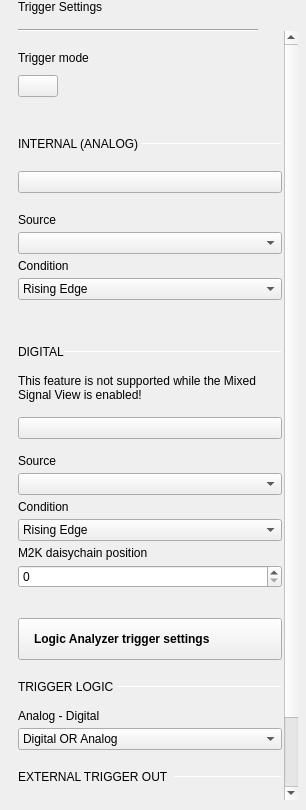
<?xml version="1.0" encoding="UTF-8"?>
<ui version="4.0">
 <class>TriggerSettings</class>
 <widget class="QWidget" name="TriggerSettings">
  <property name="geometry">
   <rect>
    <x>0</x>
    <y>0</y>
    <width>306</width>
    <height>810</height>
   </rect>
  </property>
  <property name="sizePolicy">
   <sizepolicy hsizetype="Minimum" vsizetype="Fixed">
    <horstretch>0</horstretch>
    <verstretch>0</verstretch>
   </sizepolicy>
  </property>
  <property name="minimumSize">
   <size>
    <width>0</width>
    <height>0</height>
   </size>
  </property>
  <property name="maximumSize">
   <size>
    <width>306</width>
    <height>16777215</height>
   </size>
  </property>
  <property name="windowTitle">
   <string>Form</string>
  </property>
  <layout class="QVBoxLayout" name="verticalLayout">
   <property name="spacing">
    <number>0</number>
   </property>
   <property name="leftMargin">
    <number>18</number>
   </property>
   <property name="topMargin">
    <number>0</number>
   </property>
   <property name="rightMargin">
    <number>8</number>
   </property>
   <property name="bottomMargin">
    <number>0</number>
   </property>
   <item>
    <widget class="QLabel" name="label_title">
     <property name="text">
      <string>Trigger Settings</string>
     </property>
     <property name="general_settings_label" stdset="0">
      <bool>true</bool>
     </property>
    </widget>
   </item>
   <item>
    <spacer name="verticalSpacer_2">
     <property name="orientation">
      <enum>Qt::Vertical</enum>
     </property>
     <property name="sizeType">
      <enum>QSizePolicy::Fixed</enum>
     </property>
     <property name="sizeHint" stdset="0">
      <size>
       <width>0</width>
       <height>15</height>
      </size>
     </property>
    </spacer>
   </item>
   <item>
    <widget class="Line" name="line_under_title">
     <property name="minimumSize">
      <size>
       <width>240</width>
       <height>2</height>
      </size>
     </property>
     <property name="maximumSize">
      <size>
       <width>240</width>
       <height>2</height>
      </size>
     </property>
     <property name="orientation">
      <enum>Qt::Horizontal</enum>
     </property>
     <property name="blue_line" stdset="0">
      <bool>true</bool>
     </property>
    </widget>
   </item>
   <item>
    <widget class="QScrollArea" name="scrollArea">
     <property name="frameShape">
      <enum>QFrame::NoFrame</enum>
     </property>
     <property name="horizontalScrollBarPolicy">
      <enum>Qt::ScrollBarAlwaysOff</enum>
     </property>
     <property name="widgetResizable">
      <bool>true</bool>
     </property>
     <widget class="QWidget" name="scrollAreaWidgetContents">
      <property name="geometry">
       <rect>
        <x>0</x>
        <y>0</y>
        <width>266</width>
        <height>958</height>
       </rect>
      </property>
      <layout class="QVBoxLayout" name="verticalLayout_4">
       <property name="spacing">
        <number>20</number>
       </property>
       <property name="leftMargin">
        <number>0</number>
       </property>
       <property name="topMargin">
        <number>0</number>
       </property>
       <property name="rightMargin">
        <number>2</number>
       </property>
       <property name="bottomMargin">
        <number>0</number>
       </property>
       <item>
        <layout class="QVBoxLayout" name="verticalLayout_11">
         <property name="spacing">
          <number>10</number>
         </property>
         <property name="topMargin">
          <number>20</number>
         </property>
         <property name="bottomMargin">
          <number>10</number>
         </property>
         <item>
          <widget class="QLabel" name="label">
           <property name="text">
            <string>Trigger mode</string>
           </property>
          </widget>
         </item>
         <item>
          <layout class="QHBoxLayout" name="horizontalLayout">
           <property name="spacing">
            <number>20</number>
           </property>
           <property name="bottomMargin">
            <number>10</number>
           </property>
           <item>
            <widget class="adiscope::CustomSwitch" name="btnTrigger">
             <property name="text">
              <string/>
             </property>
             <property name="leftText" stdset="0">
              <string>auto</string>
             </property>
             <property name="rightText" stdset="0">
              <string>normal</string>
             </property>
             <property name="duration_ms" stdset="0">
              <number>0</number>
             </property>
             <property name="polarity" stdset="0">
              <bool>true</bool>
             </property>
             <property name="duration" stdset="0">
              <number>100</number>
             </property>
             <property name="bigBtn" stdset="0">
              <bool>true</bool>
             </property>
            </widget>
           </item>
           <item>
            <spacer name="horizontalSpacer">
             <property name="orientation">
              <enum>Qt::Horizontal</enum>
             </property>
             <property name="sizeHint" stdset="0">
              <size>
               <width>0</width>
               <height>0</height>
              </size>
             </property>
            </spacer>
           </item>
          </layout>
         </item>
        </layout>
       </item>
       <item>
        <layout class="QVBoxLayout" name="verticalLayout_6">
         <property name="spacing">
          <number>20</number>
         </property>
         <property name="topMargin">
          <number>0</number>
         </property>
         <property name="bottomMargin">
          <number>15</number>
         </property>
         <item>
          <layout class="QHBoxLayout" name="horizontalLayout_4">
           <property name="spacing">
            <number>0</number>
           </property>
           <property name="topMargin">
            <number>0</number>
           </property>
           <property name="bottomMargin">
            <number>0</number>
           </property>
           <item>
            <widget class="QLabel" name="label_2">
             <property name="sizePolicy">
              <sizepolicy hsizetype="Fixed" vsizetype="Fixed">
               <horstretch>0</horstretch>
               <verstretch>0</verstretch>
              </sizepolicy>
             </property>
             <property name="styleSheet">
              <string notr="true"/>
             </property>
             <property name="text">
              <string>INTERNAL (ANALOG) </string>
             </property>
             <property name="subsection_label" stdset="0">
              <bool>true</bool>
             </property>
            </widget>
           </item>
           <item>
            <widget class="Line" name="line">
             <property name="minimumSize">
              <size>
               <width>0</width>
               <height>1</height>
              </size>
             </property>
             <property name="maximumSize">
              <size>
               <width>16777215</width>
               <height>1</height>
              </size>
             </property>
             <property name="styleSheet">
              <string notr="true"/>
             </property>
             <property name="orientation">
              <enum>Qt::Horizontal</enum>
             </property>
             <property name="subsection_line" stdset="0">
              <bool>true</bool>
             </property>
            </widget>
           </item>
          </layout>
         </item>
         <item>
          <widget class="adiscope::CustomSwitch" name="intern_en">
           <property name="text">
            <string/>
           </property>
           <property name="checkable">
            <bool>true</bool>
           </property>
          </widget>
         </item>
         <item>
          <widget class="QWidget" name="analog_controls" native="true">
           <layout class="QVBoxLayout" name="verticalLayout_2">
            <property name="spacing">
             <number>10</number>
            </property>
            <property name="leftMargin">
             <number>0</number>
            </property>
            <property name="topMargin">
             <number>0</number>
            </property>
            <property name="rightMargin">
             <number>0</number>
            </property>
            <property name="bottomMargin">
             <number>0</number>
            </property>
            <item>
             <layout class="QVBoxLayout" name="verticalLayout_9">
              <property name="spacing">
               <number>5</number>
              </property>
              <property name="topMargin">
               <number>0</number>
              </property>
              <item>
               <layout class="QGridLayout" name="gridLayout">
                <property name="topMargin">
                 <number>0</number>
                </property>
                <property name="horizontalSpacing">
                 <number>3</number>
                </property>
                <item row="0" column="0">
                 <widget class="QLabel" name="lbl_source">
                  <property name="sizePolicy">
                   <sizepolicy hsizetype="Minimum" vsizetype="Fixed">
                    <horstretch>0</horstretch>
                    <verstretch>0</verstretch>
                   </sizepolicy>
                  </property>
                  <property name="text">
                   <string>Source</string>
                  </property>
                 </widget>
                </item>
                <item row="1" column="0">
                 <widget class="QComboBox" name="cmb_source">
                  <property name="sizePolicy">
                   <sizepolicy hsizetype="Minimum" vsizetype="Fixed">
                    <horstretch>0</horstretch>
                    <verstretch>0</verstretch>
                   </sizepolicy>
                  </property>
                  <property name="currentIndex">
                   <number>-1</number>
                  </property>
                 </widget>
                </item>
               </layout>
              </item>
              <item>
               <widget class="QLabel" name="lbl_condition">
                <property name="sizePolicy">
                 <sizepolicy hsizetype="Minimum" vsizetype="Fixed">
                  <horstretch>0</horstretch>
                  <verstretch>0</verstretch>
                 </sizepolicy>
                </property>
                <property name="text">
                 <string>Condition</string>
                </property>
               </widget>
              </item>
              <item>
               <widget class="QComboBox" name="cmb_condition">
                <property name="sizePolicy">
                 <sizepolicy hsizetype="Minimum" vsizetype="Fixed">
                  <horstretch>0</horstretch>
                  <verstretch>0</verstretch>
                 </sizepolicy>
                </property>
                <property name="currentIndex">
                 <number>0</number>
                </property>
                <item>
                 <property name="text">
                  <string>Rising Edge</string>
                 </property>
                </item>
                <item>
                 <property name="text">
                  <string>Falling Edge</string>
                 </property>
                </item>
                <item>
                 <property name="text">
                  <string>Low</string>
                 </property>
                </item>
                <item>
                 <property name="text">
                  <string>High</string>
                 </property>
                </item>
               </widget>
              </item>
             </layout>
            </item>
            <item>
             <spacer name="verticalSpacer_4">
              <property name="orientation">
               <enum>Qt::Vertical</enum>
              </property>
              <property name="sizeType">
               <enum>QSizePolicy::Fixed</enum>
              </property>
              <property name="sizeHint" stdset="0">
               <size>
                <width>0</width>
                <height>10</height>
               </size>
              </property>
             </spacer>
            </item>
            <item>
             <layout class="QVBoxLayout" name="controlsLayout">
              <property name="spacing">
               <number>5</number>
              </property>
             </layout>
            </item>
           </layout>
          </widget>
         </item>
        </layout>
       </item>
       <item>
        <layout class="QVBoxLayout" name="verticalLayout_8">
         <property name="spacing">
          <number>15</number>
         </property>
         <property name="topMargin">
          <number>0</number>
         </property>
         <property name="bottomMargin">
          <number>10</number>
         </property>
         <item>
          <layout class="QHBoxLayout" name="horizontalLayout_5">
           <property name="spacing">
            <number>0</number>
           </property>
           <property name="topMargin">
            <number>0</number>
           </property>
           <property name="bottomMargin">
            <number>0</number>
           </property>
           <item>
            <widget class="QLabel" name="label_3">
             <property name="sizePolicy">
              <sizepolicy hsizetype="Fixed" vsizetype="Fixed">
               <horstretch>0</horstretch>
               <verstretch>0</verstretch>
              </sizepolicy>
             </property>
             <property name="text">
              <string>DIGITAL</string>
             </property>
             <property name="subsection_label" stdset="0">
              <bool>true</bool>
             </property>
            </widget>
           </item>
           <item>
            <widget class="Line" name="line_2">
             <property name="minimumSize">
              <size>
               <width>0</width>
               <height>1</height>
              </size>
             </property>
             <property name="maximumSize">
              <size>
               <width>16777215</width>
               <height>1</height>
              </size>
             </property>
             <property name="orientation">
              <enum>Qt::Horizontal</enum>
             </property>
             <property name="subsection_line" stdset="0">
              <bool>true</bool>
             </property>
            </widget>
           </item>
          </layout>
         </item>
         <item>
          <widget class="QLabel" name="mixedSignalLbl">
           <property name="text">
            <string>This feature is not supported while the Mixed Signal View is enabled!</string>
           </property>
           <property name="wordWrap">
            <bool>true</bool>
           </property>
           <property name="general_settings_label" stdset="0">
            <bool>true</bool>
           </property>
          </widget>
         </item>
         <item>
          <widget class="adiscope::CustomSwitch" name="extern_en">
           <property name="text">
            <string/>
           </property>
           <property name="checkable">
            <bool>true</bool>
           </property>
          </widget>
         </item>
         <item>
          <widget class="QWidget" name="digital_controls" native="true">
           <layout class="QVBoxLayout" name="verticalLayout_3">
            <property name="spacing">
             <number>5</number>
            </property>
            <property name="leftMargin">
             <number>0</number>
            </property>
            <property name="topMargin">
             <number>0</number>
            </property>
            <property name="rightMargin">
             <number>0</number>
            </property>
            <property name="bottomMargin">
             <number>0</number>
            </property>
            <item>
             <widget class="QLabel" name="label_6">
              <property name="text">
               <string>Source</string>
              </property>
             </widget>
            </item>
            <item>
             <widget class="QComboBox" name="cmb_extern_src"/>
            </item>
            <item>
             <widget class="QLabel" name="lbl_extern_condition">
              <property name="sizePolicy">
               <sizepolicy hsizetype="Minimum" vsizetype="Fixed">
                <horstretch>0</horstretch>
                <verstretch>0</verstretch>
               </sizepolicy>
              </property>
              <property name="text">
               <string>Condition</string>
              </property>
             </widget>
            </item>
            <item>
             <widget class="QComboBox" name="cmb_extern_condition">
              <property name="sizePolicy">
               <sizepolicy hsizetype="Minimum" vsizetype="Fixed">
                <horstretch>0</horstretch>
                <verstretch>0</verstretch>
               </sizepolicy>
              </property>
              <property name="currentIndex">
               <number>0</number>
              </property>
              <item>
               <property name="text">
                <string>Rising Edge</string>
               </property>
              </item>
              <item>
               <property name="text">
                <string>Falling Edge</string>
               </property>
              </item>
              <item>
               <property name="text">
                <string>Low</string>
               </property>
              </item>
              <item>
               <property name="text">
                <string>High</string>
               </property>
              </item>
              <item>
               <property name="text">
                <string>Any Edge</string>
               </property>
              </item>
             </widget>
            </item>
            <item>
             <widget class="QLabel" name="label_daisyChain">
              <property name="text">
               <string>M2K daisychain position</string>
              </property>
             </widget>
            </item>
            <item>
             <widget class="QSpinBox" name="spin_daisyChain"/>
            </item>
           </layout>
          </widget>
         </item>
        </layout>
       </item>
       <item>
        <widget class="QPushButton" name="btnLogicAnalyzerTriggers">
         <property name="styleSheet">
          <string notr="true">QPushButton {

  height: 40px;

  text-align: left;
  font-weight: bold;
  padding-left: 15px;
  padding-right: 15px;

}</string>
         </property>
         <property name="text">
          <string>Logic Analyzer trigger settings</string>
         </property>
         <property name="blue_button" stdset="0">
          <bool>true</bool>
         </property>
        </widget>
       </item>
       <item>
        <widget class="QWidget" name="trigger_logic_controls" native="true">
         <property name="minimumSize">
          <size>
           <width>0</width>
           <height>0</height>
          </size>
         </property>
         <property name="maximumSize">
          <size>
           <width>16777215</width>
           <height>16777215</height>
          </size>
         </property>
         <layout class="QVBoxLayout" name="verticalLayout_7">
          <property name="spacing">
           <number>15</number>
          </property>
          <property name="leftMargin">
           <number>0</number>
          </property>
          <property name="topMargin">
           <number>0</number>
          </property>
          <property name="rightMargin">
           <number>0</number>
          </property>
          <property name="bottomMargin">
           <number>0</number>
          </property>
          <item>
           <layout class="QHBoxLayout" name="horizontalLayout_6">
            <property name="spacing">
             <number>0</number>
            </property>
            <property name="topMargin">
             <number>0</number>
            </property>
            <item>
             <widget class="QLabel" name="label_4">
              <property name="sizePolicy">
               <sizepolicy hsizetype="Fixed" vsizetype="Fixed">
                <horstretch>0</horstretch>
                <verstretch>0</verstretch>
               </sizepolicy>
              </property>
              <property name="text">
               <string>TRIGGER LOGIC </string>
              </property>
              <property name="subsection_label" stdset="0">
               <bool>true</bool>
              </property>
             </widget>
            </item>
            <item>
             <widget class="Line" name="line_3">
              <property name="minimumSize">
               <size>
                <width>0</width>
                <height>1</height>
               </size>
              </property>
              <property name="maximumSize">
               <size>
                <width>16777215</width>
                <height>1</height>
               </size>
              </property>
              <property name="orientation">
               <enum>Qt::Horizontal</enum>
              </property>
              <property name="subsection_line" stdset="0">
               <bool>true</bool>
              </property>
             </widget>
            </item>
           </layout>
          </item>
          <item>
           <layout class="QVBoxLayout" name="verticalLayout_5">
            <property name="spacing">
             <number>5</number>
            </property>
            <property name="topMargin">
             <number>0</number>
            </property>
            <item>
             <widget class="QLabel" name="lbl_analog_extern">
              <property name="sizePolicy">
               <sizepolicy hsizetype="Minimum" vsizetype="Fixed">
                <horstretch>0</horstretch>
                <verstretch>0</verstretch>
               </sizepolicy>
              </property>
              <property name="text">
               <string>Analog - Digital</string>
              </property>
             </widget>
            </item>
            <item>
             <widget class="QComboBox" name="cmb_analog_extern">
              <property name="sizePolicy">
               <sizepolicy hsizetype="Minimum" vsizetype="Fixed">
                <horstretch>0</horstretch>
                <verstretch>0</verstretch>
               </sizepolicy>
              </property>
              <property name="currentIndex">
               <number>0</number>
              </property>
              <item>
               <property name="text">
                <string>Digital OR Analog</string>
               </property>
              </item>
              <item>
               <property name="text">
                <string>Digital AND Analog</string>
               </property>
              </item>
              <item>
               <property name="text">
                <string>Digital XOR Analog</string>
               </property>
              </item>
              <item>
               <property name="text">
                <string>!Digital OR Analog</string>
               </property>
              </item>
              <item>
               <property name="text">
                <string>!Digital AND Analog</string>
               </property>
              </item>
              <item>
               <property name="text">
                <string>!Digital XOR Analog</string>
               </property>
              </item>
             </widget>
            </item>
           </layout>
          </item>
         </layout>
        </widget>
       </item>
       <item>
        <layout class="QVBoxLayout" name="verticalLayout_10">
         <property name="topMargin">
          <number>0</number>
         </property>
         <item>
          <layout class="QHBoxLayout" name="horizontalLayout_2">
           <property name="spacing">
            <number>5</number>
           </property>
           <property name="bottomMargin">
            <number>0</number>
           </property>
           <item>
            <widget class="QLabel" name="label_5">
             <property name="text">
              <string>EXTERNAL TRIGGER OUT</string>
             </property>
             <property name="subsection_label" stdset="0">
              <bool>true</bool>
             </property>
            </widget>
           </item>
           <item>
            <widget class="Line" name="line_4">
             <property name="minimumSize">
              <size>
               <width>0</width>
               <height>1</height>
              </size>
             </property>
             <property name="maximumSize">
              <size>
               <width>16777215</width>
               <height>1</height>
              </size>
             </property>
             <property name="frameShadow">
              <enum>QFrame::Sunken</enum>
             </property>
             <property name="orientation">
              <enum>Qt::Horizontal</enum>
             </property>
             <property name="subsection_line" stdset="0">
              <bool>true</bool>
             </property>
            </widget>
           </item>
          </layout>
         </item>
         <item>
          <widget class="adiscope::CustomSwitch" name="extern_to_en">
           <property name="text">
            <string/>
           </property>
          </widget>
         </item>
         <item>
          <widget class="QWidget" name="external_to_controls" native="true">
           <property name="minimumSize">
            <size>
             <width>0</width>
             <height>0</height>
            </size>
           </property>
           <layout class="QHBoxLayout" name="horizontalLayout_3">
            <property name="spacing">
             <number>0</number>
            </property>
            <property name="leftMargin">
             <number>0</number>
            </property>
            <property name="topMargin">
             <number>0</number>
            </property>
            <property name="rightMargin">
             <number>0</number>
            </property>
            <property name="bottomMargin">
             <number>0</number>
            </property>
            <item>
             <widget class="QComboBox" name="cmb_extern_to_src">
              <property name="enabled">
               <bool>false</bool>
              </property>
             </widget>
            </item>
           </layout>
          </widget>
         </item>
        </layout>
       </item>
       <item>
        <spacer name="verticalSpacer_3">
         <property name="orientation">
          <enum>Qt::Vertical</enum>
         </property>
         <property name="sizeHint" stdset="0">
          <size>
           <width>0</width>
           <height>10</height>
          </size>
         </property>
        </spacer>
       </item>
      </layout>
      <zorder></zorder>
      <zorder>verticalSpacer_3</zorder>
      <zorder></zorder>
      <zorder>trigger_logic_controls</zorder>
      <zorder>btnLogicAnalyzerTriggers</zorder>
     </widget>
    </widget>
   </item>
   <item>
    <spacer name="verticalSpacer">
     <property name="orientation">
      <enum>Qt::Vertical</enum>
     </property>
     <property name="sizeType">
      <enum>QSizePolicy::Fixed</enum>
     </property>
     <property name="sizeHint" stdset="0">
      <size>
       <width>0</width>
       <height>10</height>
      </size>
     </property>
    </spacer>
   </item>
  </layout>
 </widget>
 <customwidgets>
  <customwidget>
   <class>adiscope::CustomSwitch</class>
   <extends>QPushButton</extends>
   <header location="global">gui/customSwitch.hpp</header>
  </customwidget>
 </customwidgets>
 <resources/>
 <connections/>
</ui>
